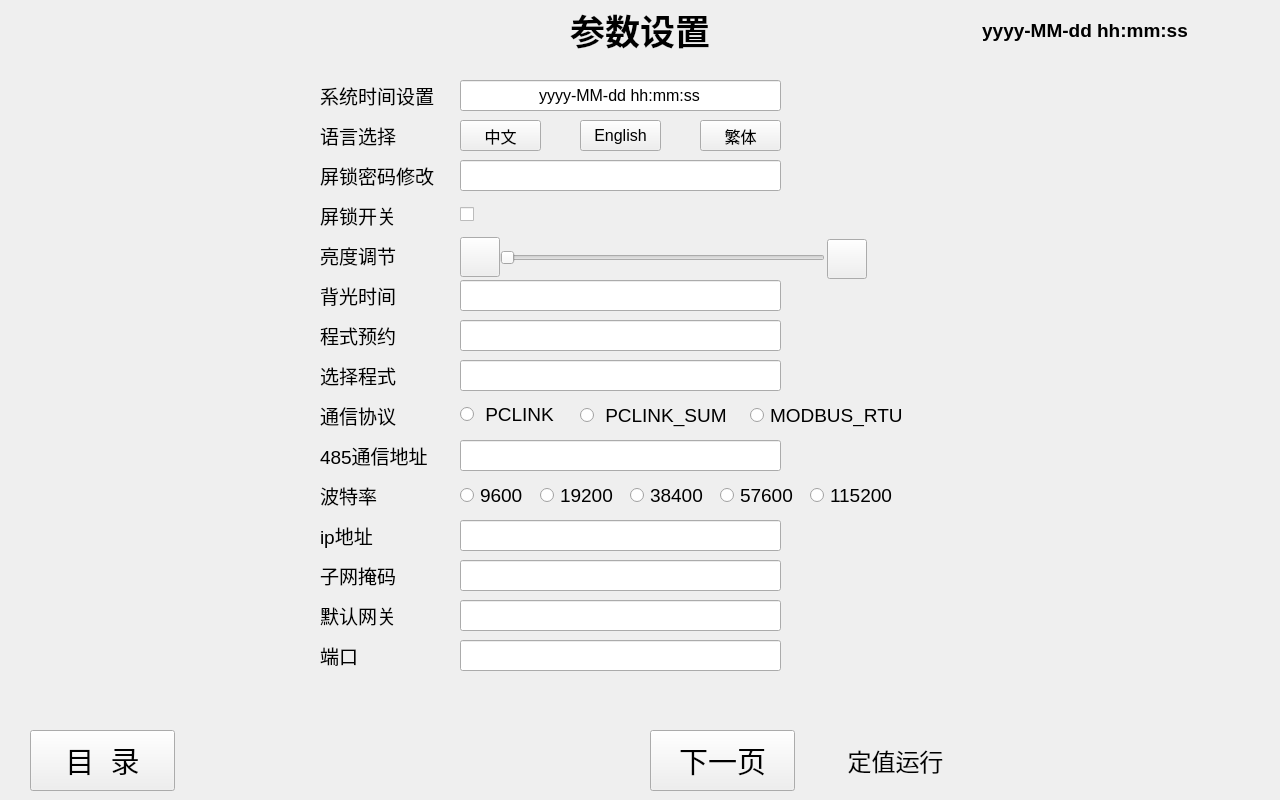
<?xml version="1.0" encoding="UTF-8"?>
<ui version="4.0">
 <class>Parameter_Setting</class>
 <widget class="QWidget" name="Parameter_Setting">
  <property name="geometry">
   <rect>
    <x>0</x>
    <y>0</y>
    <width>1280</width>
    <height>800</height>
   </rect>
  </property>
  <property name="windowTitle">
   <string>Form</string>
  </property>
  <widget class="QWidget" name="Header" native="true">
   <property name="geometry">
    <rect>
     <x>0</x>
     <y>0</y>
     <width>1280</width>
     <height>60</height>
    </rect>
   </property>
   <widget class="QLabel" name="logo">
    <property name="geometry">
     <rect>
      <x>0</x>
      <y>15</y>
      <width>155</width>
      <height>33</height>
     </rect>
    </property>
    <property name="font">
     <font>
      <pointsize>24</pointsize>
      <bold>true</bold>
     </font>
    </property>
    <property name="text">
     <string/>
    </property>
    <property name="alignment">
     <set>Qt::AlignCenter</set>
    </property>
   </widget>
   <widget class="QLabel" name="current_time">
    <property name="geometry">
     <rect>
      <x>930</x>
      <y>0</y>
      <width>310</width>
      <height>60</height>
     </rect>
    </property>
    <property name="font">
     <font>
      <pointsize>14</pointsize>
      <bold>true</bold>
     </font>
    </property>
    <property name="text">
     <string>yyyy-MM-dd hh:mm:ss</string>
    </property>
    <property name="alignment">
     <set>Qt::AlignCenter</set>
    </property>
   </widget>
   <widget class="QLabel" name="title">
    <property name="geometry">
     <rect>
      <x>550</x>
      <y>0</y>
      <width>180</width>
      <height>60</height>
     </rect>
    </property>
    <property name="font">
     <font>
      <pointsize>26</pointsize>
      <bold>true</bold>
     </font>
    </property>
    <property name="text">
     <string>参数设置</string>
    </property>
    <property name="textFormat">
     <enum>Qt::PlainText</enum>
    </property>
    <property name="alignment">
     <set>Qt::AlignCenter</set>
    </property>
   </widget>
  </widget>
  <widget class="QWidget" name="Main" native="true">
   <property name="geometry">
    <rect>
     <x>0</x>
     <y>60</y>
     <width>1280</width>
     <height>660</height>
    </rect>
   </property>
   <property name="font">
    <font>
     <bold>false</bold>
    </font>
   </property>
   <widget class="QLabel" name="systemTimeSetting_label">
    <property name="geometry">
     <rect>
      <x>320</x>
      <y>20</y>
      <width>121</width>
      <height>31</height>
     </rect>
    </property>
    <property name="font">
     <font>
      <pointsize>14</pointsize>
      <bold>false</bold>
     </font>
    </property>
    <property name="text">
     <string>系统时间设置</string>
    </property>
    <property name="alignment">
     <set>Qt::AlignLeading|Qt::AlignLeft|Qt::AlignVCenter</set>
    </property>
   </widget>
   <widget class="QLabel" name="language_label">
    <property name="geometry">
     <rect>
      <x>320</x>
      <y>60</y>
      <width>81</width>
      <height>31</height>
     </rect>
    </property>
    <property name="font">
     <font>
      <pointsize>14</pointsize>
      <bold>false</bold>
     </font>
    </property>
    <property name="text">
     <string>语言选择</string>
    </property>
    <property name="alignment">
     <set>Qt::AlignLeading|Qt::AlignLeft|Qt::AlignVCenter</set>
    </property>
   </widget>
   <widget class="QLabel" name="passwordChange_label">
    <property name="geometry">
     <rect>
      <x>320</x>
      <y>100</y>
      <width>121</width>
      <height>31</height>
     </rect>
    </property>
    <property name="font">
     <font>
      <pointsize>14</pointsize>
      <bold>false</bold>
     </font>
    </property>
    <property name="text">
     <string>屏锁密码修改</string>
    </property>
    <property name="alignment">
     <set>Qt::AlignLeading|Qt::AlignLeft|Qt::AlignVCenter</set>
    </property>
   </widget>
   <widget class="QLabel" name="screenLock_label">
    <property name="geometry">
     <rect>
      <x>320</x>
      <y>140</y>
      <width>91</width>
      <height>31</height>
     </rect>
    </property>
    <property name="font">
     <font>
      <pointsize>14</pointsize>
      <bold>false</bold>
     </font>
    </property>
    <property name="text">
     <string>屏锁开关</string>
    </property>
    <property name="alignment">
     <set>Qt::AlignLeading|Qt::AlignLeft|Qt::AlignVCenter</set>
    </property>
   </widget>
   <widget class="QLabel" name="lightingSetting_label">
    <property name="geometry">
     <rect>
      <x>320</x>
      <y>180</y>
      <width>91</width>
      <height>31</height>
     </rect>
    </property>
    <property name="font">
     <font>
      <pointsize>14</pointsize>
      <bold>false</bold>
     </font>
    </property>
    <property name="text">
     <string>亮度调节</string>
    </property>
    <property name="alignment">
     <set>Qt::AlignLeading|Qt::AlignLeft|Qt::AlignVCenter</set>
    </property>
   </widget>
   <widget class="QLabel" name="backLightingTime_label">
    <property name="geometry">
     <rect>
      <x>320</x>
      <y>220</y>
      <width>91</width>
      <height>31</height>
     </rect>
    </property>
    <property name="font">
     <font>
      <pointsize>14</pointsize>
      <bold>false</bold>
     </font>
    </property>
    <property name="text">
     <string>背光时间</string>
    </property>
    <property name="alignment">
     <set>Qt::AlignLeading|Qt::AlignLeft|Qt::AlignVCenter</set>
    </property>
   </widget>
   <widget class="QLabel" name="programPrepared_label">
    <property name="geometry">
     <rect>
      <x>320</x>
      <y>260</y>
      <width>81</width>
      <height>31</height>
     </rect>
    </property>
    <property name="font">
     <font>
      <pointsize>14</pointsize>
      <bold>false</bold>
     </font>
    </property>
    <property name="text">
     <string>程式预约</string>
    </property>
    <property name="alignment">
     <set>Qt::AlignLeading|Qt::AlignLeft|Qt::AlignVCenter</set>
    </property>
   </widget>
   <widget class="QLabel" name="chooseProgram_label">
    <property name="geometry">
     <rect>
      <x>320</x>
      <y>300</y>
      <width>81</width>
      <height>31</height>
     </rect>
    </property>
    <property name="font">
     <font>
      <pointsize>14</pointsize>
      <bold>false</bold>
     </font>
    </property>
    <property name="text">
     <string>选择程式</string>
    </property>
    <property name="alignment">
     <set>Qt::AlignLeading|Qt::AlignLeft|Qt::AlignVCenter</set>
    </property>
   </widget>
   <widget class="QLabel" name="communicationProtocal_label">
    <property name="geometry">
     <rect>
      <x>320</x>
      <y>340</y>
      <width>81</width>
      <height>31</height>
     </rect>
    </property>
    <property name="font">
     <font>
      <pointsize>14</pointsize>
      <bold>false</bold>
     </font>
    </property>
    <property name="text">
     <string>通信协议</string>
    </property>
    <property name="alignment">
     <set>Qt::AlignLeading|Qt::AlignLeft|Qt::AlignVCenter</set>
    </property>
   </widget>
   <widget class="QLabel" name="communicationAddress485_label">
    <property name="geometry">
     <rect>
      <x>320</x>
      <y>380</y>
      <width>111</width>
      <height>31</height>
     </rect>
    </property>
    <property name="font">
     <font>
      <pointsize>14</pointsize>
      <bold>false</bold>
     </font>
    </property>
    <property name="text">
     <string>485通信地址</string>
    </property>
    <property name="alignment">
     <set>Qt::AlignLeading|Qt::AlignLeft|Qt::AlignVCenter</set>
    </property>
   </widget>
   <widget class="QLabel" name="baudRate_label">
    <property name="geometry">
     <rect>
      <x>320</x>
      <y>420</y>
      <width>61</width>
      <height>31</height>
     </rect>
    </property>
    <property name="font">
     <font>
      <pointsize>14</pointsize>
      <bold>false</bold>
     </font>
    </property>
    <property name="text">
     <string>波特率</string>
    </property>
    <property name="alignment">
     <set>Qt::AlignLeading|Qt::AlignLeft|Qt::AlignVCenter</set>
    </property>
   </widget>
   <widget class="QLabel" name="ipAddress_label">
    <property name="geometry">
     <rect>
      <x>320</x>
      <y>460</y>
      <width>61</width>
      <height>31</height>
     </rect>
    </property>
    <property name="font">
     <font>
      <pointsize>14</pointsize>
      <bold>false</bold>
     </font>
    </property>
    <property name="text">
     <string>ip地址</string>
    </property>
    <property name="alignment">
     <set>Qt::AlignLeading|Qt::AlignLeft|Qt::AlignVCenter</set>
    </property>
   </widget>
   <widget class="QLabel" name="subnetMask_label">
    <property name="geometry">
     <rect>
      <x>320</x>
      <y>500</y>
      <width>81</width>
      <height>31</height>
     </rect>
    </property>
    <property name="font">
     <font>
      <pointsize>14</pointsize>
      <bold>false</bold>
     </font>
    </property>
    <property name="text">
     <string>子网掩码</string>
    </property>
    <property name="alignment">
     <set>Qt::AlignLeading|Qt::AlignLeft|Qt::AlignVCenter</set>
    </property>
   </widget>
   <widget class="QLabel" name="defaultGateway_label">
    <property name="geometry">
     <rect>
      <x>320</x>
      <y>540</y>
      <width>81</width>
      <height>31</height>
     </rect>
    </property>
    <property name="font">
     <font>
      <pointsize>14</pointsize>
      <bold>false</bold>
     </font>
    </property>
    <property name="text">
     <string>默认网关</string>
    </property>
    <property name="alignment">
     <set>Qt::AlignLeading|Qt::AlignLeft|Qt::AlignVCenter</set>
    </property>
   </widget>
   <widget class="QLabel" name="port_label">
    <property name="geometry">
     <rect>
      <x>320</x>
      <y>580</y>
      <width>51</width>
      <height>31</height>
     </rect>
    </property>
    <property name="font">
     <font>
      <pointsize>14</pointsize>
      <bold>false</bold>
     </font>
    </property>
    <property name="text">
     <string>端口</string>
    </property>
    <property name="alignment">
     <set>Qt::AlignLeading|Qt::AlignLeft|Qt::AlignVCenter</set>
    </property>
   </widget>
   <widget class="QPushButton" name="pBtn_Light_Adjustment_High">
    <property name="geometry">
     <rect>
      <x>827</x>
      <y>179</y>
      <width>40</width>
      <height>40</height>
     </rect>
    </property>
    <property name="text">
     <string/>
    </property>
   </widget>
   <widget class="QPushButton" name="pBtn_Light_Adjustment_Low">
    <property name="geometry">
     <rect>
      <x>460</x>
      <y>177</y>
      <width>40</width>
      <height>40</height>
     </rect>
    </property>
    <property name="text">
     <string/>
    </property>
   </widget>
   <widget class="QSlider" name="horizontalSlider_light">
    <property name="geometry">
     <rect>
      <x>500</x>
      <y>180</y>
      <width>325</width>
      <height>35</height>
     </rect>
    </property>
    <property name="focusPolicy">
     <enum>Qt::NoFocus</enum>
    </property>
    <property name="orientation">
     <enum>Qt::Horizontal</enum>
    </property>
   </widget>
   <widget class="QLineEdit" name="systemTimeSetting_lineEdit">
    <property name="geometry">
     <rect>
      <x>460</x>
      <y>20</y>
      <width>321</width>
      <height>31</height>
     </rect>
    </property>
    <property name="font">
     <font>
      <pointsize>12</pointsize>
      <bold>false</bold>
     </font>
    </property>
    <property name="focusPolicy">
     <enum>Qt::NoFocus</enum>
    </property>
    <property name="text">
     <string>yyyy-MM-dd hh:mm:ss</string>
    </property>
    <property name="alignment">
     <set>Qt::AlignCenter</set>
    </property>
   </widget>
   <widget class="QLineEdit" name="passwordChange_lineEdit">
    <property name="geometry">
     <rect>
      <x>460</x>
      <y>100</y>
      <width>321</width>
      <height>31</height>
     </rect>
    </property>
    <property name="font">
     <font>
      <pointsize>12</pointsize>
      <bold>false</bold>
     </font>
    </property>
    <property name="focusPolicy">
     <enum>Qt::NoFocus</enum>
    </property>
   </widget>
   <widget class="QCheckBox" name="checkBox_Screen_Lock">
    <property name="geometry">
     <rect>
      <x>460</x>
      <y>137</y>
      <width>91</width>
      <height>35</height>
     </rect>
    </property>
    <property name="text">
     <string/>
    </property>
   </widget>
   <widget class="QPushButton" name="languageChinese_pBtn">
    <property name="geometry">
     <rect>
      <x>460</x>
      <y>60</y>
      <width>81</width>
      <height>31</height>
     </rect>
    </property>
    <property name="font">
     <font>
      <pointsize>12</pointsize>
      <bold>false</bold>
     </font>
    </property>
    <property name="text">
     <string>中文</string>
    </property>
   </widget>
   <widget class="QPushButton" name="languageEnglish_pBtn">
    <property name="geometry">
     <rect>
      <x>580</x>
      <y>60</y>
      <width>81</width>
      <height>31</height>
     </rect>
    </property>
    <property name="font">
     <font>
      <pointsize>12</pointsize>
      <bold>false</bold>
     </font>
    </property>
    <property name="text">
     <string>English</string>
    </property>
   </widget>
   <widget class="QPushButton" name="languageTraditionalChinese_pBtn">
    <property name="geometry">
     <rect>
      <x>700</x>
      <y>60</y>
      <width>81</width>
      <height>31</height>
     </rect>
    </property>
    <property name="font">
     <font>
      <pointsize>12</pointsize>
      <bold>false</bold>
     </font>
    </property>
    <property name="text">
     <string>繁体</string>
    </property>
   </widget>
   <widget class="QLineEdit" name="backLightingTime_lineEdit">
    <property name="geometry">
     <rect>
      <x>460</x>
      <y>220</y>
      <width>321</width>
      <height>31</height>
     </rect>
    </property>
    <property name="font">
     <font>
      <pointsize>12</pointsize>
      <bold>false</bold>
     </font>
    </property>
    <property name="focusPolicy">
     <enum>Qt::NoFocus</enum>
    </property>
   </widget>
   <widget class="QLineEdit" name="programPrepared_lineEdit">
    <property name="geometry">
     <rect>
      <x>460</x>
      <y>260</y>
      <width>321</width>
      <height>31</height>
     </rect>
    </property>
    <property name="font">
     <font>
      <pointsize>12</pointsize>
      <bold>false</bold>
     </font>
    </property>
    <property name="focusPolicy">
     <enum>Qt::NoFocus</enum>
    </property>
   </widget>
   <widget class="QLineEdit" name="chooseProgram_lineEdit">
    <property name="geometry">
     <rect>
      <x>460</x>
      <y>300</y>
      <width>321</width>
      <height>31</height>
     </rect>
    </property>
    <property name="font">
     <font>
      <pointsize>12</pointsize>
      <bold>false</bold>
     </font>
    </property>
    <property name="focusPolicy">
     <enum>Qt::NoFocus</enum>
    </property>
   </widget>
   <widget class="QLineEdit" name="communicationAddress485_lineEdit">
    <property name="geometry">
     <rect>
      <x>460</x>
      <y>380</y>
      <width>321</width>
      <height>31</height>
     </rect>
    </property>
    <property name="font">
     <font>
      <pointsize>12</pointsize>
      <bold>false</bold>
     </font>
    </property>
    <property name="focusPolicy">
     <enum>Qt::NoFocus</enum>
    </property>
   </widget>
   <widget class="QLineEdit" name="ipAddress_lineEdit">
    <property name="geometry">
     <rect>
      <x>460</x>
      <y>460</y>
      <width>321</width>
      <height>31</height>
     </rect>
    </property>
    <property name="font">
     <font>
      <pointsize>12</pointsize>
      <bold>false</bold>
     </font>
    </property>
    <property name="focusPolicy">
     <enum>Qt::NoFocus</enum>
    </property>
   </widget>
   <widget class="QLineEdit" name="subnetMask_lineEdit">
    <property name="geometry">
     <rect>
      <x>460</x>
      <y>500</y>
      <width>321</width>
      <height>31</height>
     </rect>
    </property>
    <property name="font">
     <font>
      <pointsize>12</pointsize>
      <bold>false</bold>
     </font>
    </property>
    <property name="focusPolicy">
     <enum>Qt::NoFocus</enum>
    </property>
   </widget>
   <widget class="QLineEdit" name="defaultGateway_lineEdit">
    <property name="geometry">
     <rect>
      <x>460</x>
      <y>540</y>
      <width>321</width>
      <height>31</height>
     </rect>
    </property>
    <property name="font">
     <font>
      <pointsize>12</pointsize>
      <bold>false</bold>
     </font>
    </property>
    <property name="focusPolicy">
     <enum>Qt::NoFocus</enum>
    </property>
   </widget>
   <widget class="QLineEdit" name="port_lineEdit">
    <property name="geometry">
     <rect>
      <x>460</x>
      <y>580</y>
      <width>321</width>
      <height>31</height>
     </rect>
    </property>
    <property name="font">
     <font>
      <pointsize>12</pointsize>
      <bold>false</bold>
     </font>
    </property>
    <property name="focusPolicy">
     <enum>Qt::NoFocus</enum>
    </property>
   </widget>
   <widget class="QRadioButton" name="PCLINK_radioButton">
    <property name="geometry">
     <rect>
      <x>460</x>
      <y>339</y>
      <width>111</width>
      <height>31</height>
     </rect>
    </property>
    <property name="font">
     <font>
      <pointsize>14</pointsize>
      <bold>false</bold>
     </font>
    </property>
    <property name="text">
     <string> PCLINK</string>
    </property>
   </widget>
   <widget class="QRadioButton" name="PCLINK_SUM_radioButton">
    <property name="geometry">
     <rect>
      <x>580</x>
      <y>340</y>
      <width>161</width>
      <height>31</height>
     </rect>
    </property>
    <property name="font">
     <font>
      <pointsize>14</pointsize>
      <bold>false</bold>
     </font>
    </property>
    <property name="text">
     <string> PCLINK_SUM</string>
    </property>
   </widget>
   <widget class="QRadioButton" name="baudRate9600_radioButton">
    <property name="geometry">
     <rect>
      <x>460</x>
      <y>420</y>
      <width>71</width>
      <height>31</height>
     </rect>
    </property>
    <property name="font">
     <font>
      <pointsize>14</pointsize>
      <bold>false</bold>
     </font>
    </property>
    <property name="text">
     <string>9600</string>
    </property>
   </widget>
   <widget class="QRadioButton" name="baudRate19200_radioButton">
    <property name="geometry">
     <rect>
      <x>540</x>
      <y>420</y>
      <width>81</width>
      <height>31</height>
     </rect>
    </property>
    <property name="font">
     <font>
      <pointsize>14</pointsize>
      <bold>false</bold>
     </font>
    </property>
    <property name="text">
     <string>19200</string>
    </property>
   </widget>
   <widget class="QRadioButton" name="baudRate38400_radioButton">
    <property name="geometry">
     <rect>
      <x>630</x>
      <y>420</y>
      <width>81</width>
      <height>31</height>
     </rect>
    </property>
    <property name="font">
     <font>
      <pointsize>14</pointsize>
      <bold>false</bold>
     </font>
    </property>
    <property name="text">
     <string>38400</string>
    </property>
   </widget>
   <widget class="QRadioButton" name="baudRate57600_radioButton">
    <property name="geometry">
     <rect>
      <x>720</x>
      <y>420</y>
      <width>81</width>
      <height>31</height>
     </rect>
    </property>
    <property name="font">
     <font>
      <pointsize>14</pointsize>
      <bold>false</bold>
     </font>
    </property>
    <property name="text">
     <string>57600</string>
    </property>
   </widget>
   <widget class="QRadioButton" name="baudRate115200_radioButton">
    <property name="geometry">
     <rect>
      <x>810</x>
      <y>420</y>
      <width>101</width>
      <height>31</height>
     </rect>
    </property>
    <property name="font">
     <font>
      <pointsize>14</pointsize>
      <bold>false</bold>
     </font>
    </property>
    <property name="text">
     <string>115200</string>
    </property>
   </widget>
   <widget class="QRadioButton" name="MODBUS_RTU_radioButton">
    <property name="geometry">
     <rect>
      <x>750</x>
      <y>340</y>
      <width>171</width>
      <height>31</height>
     </rect>
    </property>
    <property name="font">
     <font>
      <pointsize>14</pointsize>
      <bold>false</bold>
     </font>
    </property>
    <property name="text">
     <string>MODBUS_RTU</string>
    </property>
   </widget>
  </widget>
  <widget class="QWidget" name="Footer" native="true">
   <property name="geometry">
    <rect>
     <x>0</x>
     <y>720</y>
     <width>1280</width>
     <height>80</height>
    </rect>
   </property>
   <widget class="QPushButton" name="font_page_pbtn">
    <property name="geometry">
     <rect>
      <x>30</x>
      <y>10</y>
      <width>145</width>
      <height>61</height>
     </rect>
    </property>
    <property name="font">
     <font>
      <pointsize>22</pointsize>
     </font>
    </property>
    <property name="text">
     <string>目  录</string>
    </property>
   </widget>
   <widget class="QPushButton" name="next_page_pbtn">
    <property name="geometry">
     <rect>
      <x>650</x>
      <y>10</y>
      <width>145</width>
      <height>61</height>
     </rect>
    </property>
    <property name="font">
     <font>
      <pointsize>22</pointsize>
     </font>
    </property>
    <property name="text">
     <string>下一页</string>
    </property>
   </widget>
   <widget class="QLabel" name="footer_line">
    <property name="geometry">
     <rect>
      <x>0</x>
      <y>0</y>
      <width>1280</width>
      <height>3</height>
     </rect>
    </property>
    <property name="text">
     <string/>
    </property>
   </widget>
   <widget class="QWidget" name="status_box" native="true">
    <property name="geometry">
     <rect>
      <x>820</x>
      <y>10</y>
      <width>431</width>
      <height>61</height>
     </rect>
    </property>
    <widget class="QLabel" name="status_box_line">
     <property name="geometry">
      <rect>
       <x>150</x>
       <y>1</y>
       <width>2</width>
       <height>59</height>
      </rect>
     </property>
     <property name="text">
      <string/>
     </property>
    </widget>
    <widget class="QLabel" name="status_text">
     <property name="geometry">
      <rect>
       <x>15</x>
       <y>15</y>
       <width>121</width>
       <height>31</height>
      </rect>
     </property>
     <property name="font">
      <font>
       <pointsize>18</pointsize>
      </font>
     </property>
     <property name="text">
      <string>定值运行</string>
     </property>
     <property name="alignment">
      <set>Qt::AlignCenter</set>
     </property>
    </widget>
    <widget class="QLabel" name="status_1">
     <property name="geometry">
      <rect>
       <x>175</x>
       <y>15</y>
       <width>25</width>
       <height>29</height>
      </rect>
     </property>
     <property name="text">
      <string/>
     </property>
    </widget>
    <widget class="QLabel" name="status_2">
     <property name="geometry">
      <rect>
       <x>215</x>
       <y>15</y>
       <width>22</width>
       <height>30</height>
      </rect>
     </property>
     <property name="text">
      <string/>
     </property>
    </widget>
    <widget class="QLabel" name="status_3">
     <property name="geometry">
      <rect>
       <x>255</x>
       <y>15</y>
       <width>15</width>
       <height>31</height>
      </rect>
     </property>
     <property name="text">
      <string/>
     </property>
    </widget>
    <widget class="QLabel" name="status_4">
     <property name="geometry">
      <rect>
       <x>285</x>
       <y>18</y>
       <width>30</width>
       <height>23</height>
      </rect>
     </property>
     <property name="text">
      <string/>
     </property>
    </widget>
    <widget class="QLabel" name="status_5">
     <property name="geometry">
      <rect>
       <x>330</x>
       <y>16</y>
       <width>27</width>
       <height>26</height>
      </rect>
     </property>
     <property name="text">
      <string/>
     </property>
    </widget>
    <widget class="QLabel" name="status_6">
     <property name="geometry">
      <rect>
       <x>370</x>
       <y>15</y>
       <width>30</width>
       <height>29</height>
      </rect>
     </property>
     <property name="text">
      <string/>
     </property>
    </widget>
   </widget>
  </widget>
 </widget>
 <resources/>
 <connections/>
</ui>
